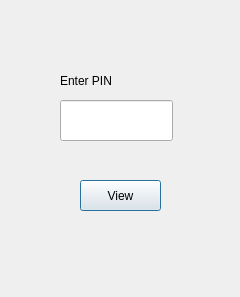
<?xml version="1.0" encoding="UTF-8"?>
<ui version="4.0">
 <class>pin</class>
 <widget class="QDialog" name="pin">
  <property name="geometry">
   <rect>
    <x>0</x>
    <y>0</y>
    <width>240</width>
    <height>297</height>
   </rect>
  </property>
  <property name="windowTitle">
   <string>Dialog</string>
  </property>
  <widget class="QLineEdit" name="lineEdit">
   <property name="geometry">
    <rect>
     <x>60</x>
     <y>100</y>
     <width>113</width>
     <height>41</height>
    </rect>
   </property>
  </widget>
  <widget class="QLabel" name="label">
   <property name="geometry">
    <rect>
     <x>60</x>
     <y>70</y>
     <width>61</width>
     <height>21</height>
    </rect>
   </property>
   <property name="text">
    <string>Enter PIN</string>
   </property>
  </widget>
  <widget class="QPushButton" name="login">
   <property name="geometry">
    <rect>
     <x>80</x>
     <y>180</y>
     <width>81</width>
     <height>31</height>
    </rect>
   </property>
   <property name="text">
    <string>View</string>
   </property>
  </widget>
 </widget>
 <resources/>
 <connections/>
</ui>
